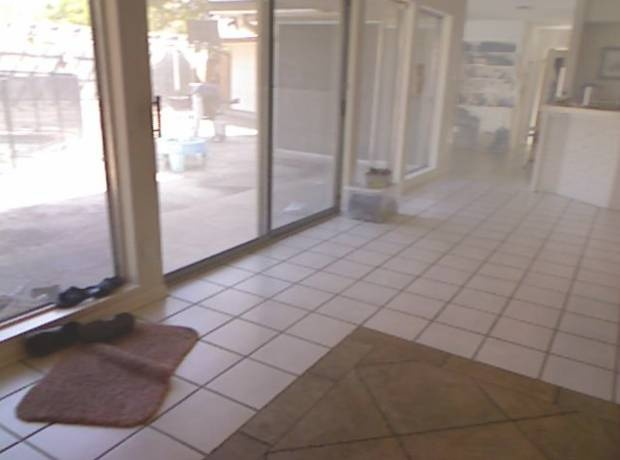
#> input picture DehazeServer/input/IN.jpg, 620 x 460 px, found by its file name
$ python BCCRuse.py
#> lines starting #> are read from the running program, lines starting #| are printed output that depends on the picture
#> further down, HazeImg is the input picture: shape (460, 620, 3); mean B, G, R 137, 140.5, 152.6
### DehazeServer/EnhanceChoices/BCCR/__init__.py
import cv2
import numpy as np
import copy


class image_dehazer():
    def __init__(self, airlightEstimation_windowSze=15, boundaryConstraint_windowSze=3, C0=20, C1=300,
                 regularize_lambda=0.1, sigma=0.5, delta=0.85, showHazeTransmissionMap=True):
        self.airlightEstimation_windowSze = airlightEstimation_windowSze
        self.boundaryConstraint_windowSze = boundaryConstraint_windowSze
        self.C0 = C0
        self.C1 = C1
        self.regularize_lambda = regularize_lambda
        self.sigma = sigma
        self.delta = delta
        self.showHazeTransmissionMap = showHazeTransmissionMap
        self._A = []
        self._transmission = []
        self._WFun = []

    def __AirlightEstimation(self, HazeImg):
        if (len(HazeImg.shape) == 3):
            for ch in range(len(HazeImg.shape)):
                kernel = np.ones((self.airlightEstimation_windowSze, self.airlightEstimation_windowSze), np.uint8)
                minImg = cv2.erode(HazeImg[:, :, ch], kernel)
                self._A.append(int(minImg.max()))
#> after the loop, self._A = [254, 254, 254]
        else:
            kernel = np.ones((self.airlightEstimation_windowSze, self.airlightEstimation_windowSze), np.uint8)
            minImg = cv2.erode(HazeImg, kernel)
            self._A.append(int(minImg.max()))

    def __BoundCon(self, HazeImg):
        if (len(HazeImg.shape) == 3):

            t_b = np.maximum((self._A[0] - HazeImg[:, :, 0].astype(float)) / (self._A[0] - self.C0),
                             (HazeImg[:, :, 0].astype(float) - self._A[0]) / (self.C1 - self._A[0]))
            t_g = np.maximum((self._A[1] - HazeImg[:, :, 1].astype(float)) / (self._A[1] - self.C0),
                             (HazeImg[:, :, 1].astype(float) - self._A[1]) / (self.C1 - self._A[1]))
            t_r = np.maximum((self._A[2] - HazeImg[:, :, 2].astype(float)) / (self._A[2] - self.C0),
                             (HazeImg[:, :, 2].astype(float) - self._A[2]) / (self.C1 - self._A[2]))
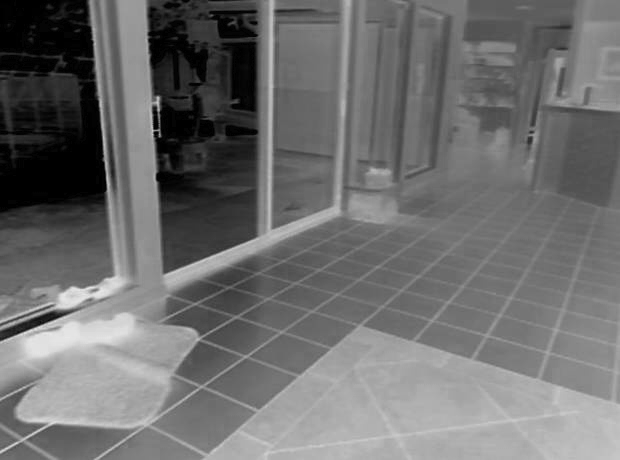
#> t_r: shape (460, 620) float64; min 0, max 0.91, mean 0.434

            MaxVal = np.maximum(t_b, t_g, t_r)
            self._Transmission = np.minimum(MaxVal, 1)
        else:
            self._Transmission = np.maximum((self._A[0] - HazeImg.astype(float)) / (self._A[0] - self.C0),
                                            (HazeImg.astype(float) - self._A[0]) / (self.C1 - self._A[0]))
            self._Transmission = np.minimum(self._Transmission, 1)

        kernel = np.ones((self.boundaryConstraint_windowSze, self.boundaryConstraint_windowSze), float)
        self._Transmission = cv2.morphologyEx(self._Transmission, cv2.MORPH_CLOSE, kernel=kernel)

    def __LoadFilterBank(self):
        KirschFilters = []
        KirschFilters.append(np.array([[-3, -3, -3], [-3, 0, 5], [-3, 5, 5]]))
        KirschFilters.append(np.array([[-3, -3, -3], [-3, 0, -3], [5, 5, 5]]))
        KirschFilters.append(np.array([[-3, -3, -3], [5, 0, -3], [5, 5, -3]]))
        KirschFilters.append(np.array([[5, -3, -3], [5, 0, -3], [5, -3, -3]]))
        KirschFilters.append(np.array([[5, 5, -3], [5, 0, -3], [-3, -3, -3]]))
        KirschFilters.append(np.array([[5, 5, 5], [-3, 0, -3], [-3, -3, -3]]))
        KirschFilters.append(np.array([[-3, 5, 5], [-3, 0, 5], [-3, -3, -3]]))
        KirschFilters.append(np.array([[-3, -3, 5], [-3, 0, 5], [-3, -3, 5]]))
        KirschFilters.append(np.array([[-1, -1, -1], [-1, 8, -1], [-1, -1, -1]]))
        return (KirschFilters)

    def __CalculateWeightingFunction(self, HazeImg, Filter):

        # Computing the weight function... Eq (17) in the paper

        HazeImageDouble = HazeImg.astype(float) / 255.0
        if (len(HazeImg.shape) == 3):
            Red = HazeImageDouble[:, :, 2]
            d_r = self.__circularConvFilt(Red, Filter)

            Green = HazeImageDouble[:, :, 1]
            d_g = self.__circularConvFilt(Green, Filter)

            Blue = HazeImageDouble[:, :, 0]
            d_b = self.__circularConvFilt(Blue, Filter)

            return (np.exp(-((d_r ** 2) + (d_g ** 2) + (d_b ** 2)) / (2 * self.sigma * self.sigma)))
        else:
            d = self.__circularConvFilt(HazeImageDouble, Filter)
            return (np.exp(-((d ** 2) + (d ** 2) + (d ** 2)) / (2 * self.sigma * self.sigma)))

    def __circularConvFilt(self, Img, Filter):
        FilterHeight, FilterWidth = Filter.shape
        assert (FilterHeight == FilterWidth), 'Filter must be square in shape --> Height must be same as width'
        assert (FilterHeight % 2 == 1), 'Filter dimension must be a odd number.'

        filterHalsSize = int((FilterHeight - 1) / 2)
        rows, cols = Img.shape
        PaddedImg = cv2.copyMakeBorder(Img, filterHalsSize, filterHalsSize, filterHalsSize, filterHalsSize,
                                       borderType=cv2.BORDER_WRAP)
        FilteredImg = cv2.filter2D(PaddedImg, -1, Filter)
        Result = FilteredImg[filterHalsSize:rows + filterHalsSize, filterHalsSize:cols + filterHalsSize]
        return (Result)

    def __CalTransmission(self, HazeImg):
        rows, cols = self._Transmission.shape
#> rows = 460; cols = 620

        KirschFilters = self.__LoadFilterBank()

        # Normalize the filters
        for idx, currentFilter in enumerate(KirschFilters):
            KirschFilters[idx] = KirschFilters[idx] / np.linalg.norm(currentFilter)

        # Calculate Weighting function --> [rows, cols. numFilters] --> One Weighting function for every filter
        WFun = []
        for idx, currentFilter in enumerate(KirschFilters):
            WFun.append(self.__CalculateWeightingFunction(HazeImg, currentFilter))
#> this loop made 9 passes
#> pass 1, in __CalculateWeightingFunction, `Red = HazeImageDouble[:, :, 2]`:
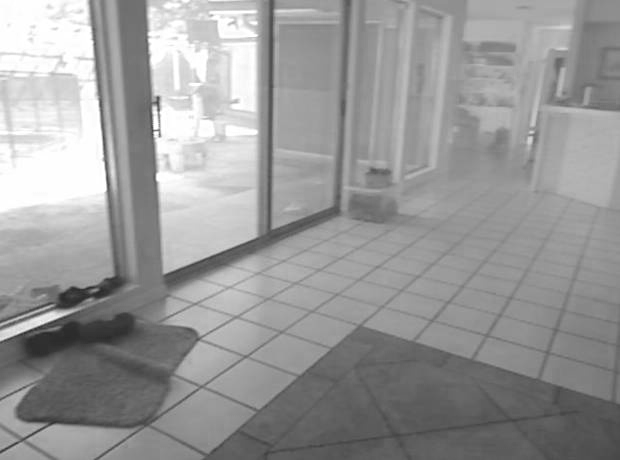
#> Red: shape (460, 620) float64; min 0.161, max 1, mean 0.598
#> after the loop, WFun = 9 items

        # Precompute the constants that are later needed in the optimization step
        tF = np.fft.fft2(self._Transmission)
        DS = 0

        for i in range(len(KirschFilters)):
            D = self.__psf2otf(KirschFilters[i], (rows, cols))
            # D = psf2otf(KirschFilters[i], (rows, cols))
            DS = DS + (abs(D) ** 2)
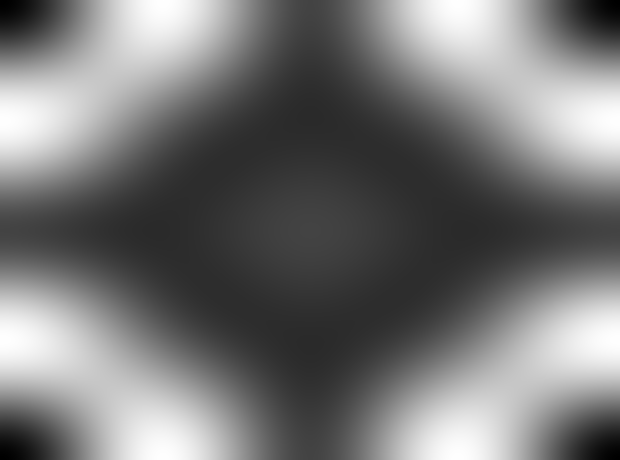
#> DS: shape (460, 620) float64; min 1.91e-31, max 19.53, mean 9; drawn with min black and max white

        # Cyclic loop for refining t and u --> Section III in the paper
        beta = 1  # Start Beta value --> selected from the paper
        beta_max = 2 ** 4  # Selected from the paper --> Section III --> "Scene Transmission Estimation"
        beta_rate = 2 * np.sqrt(2)  # Selected from the paper

        while (beta < beta_max):
            gamma = self.regularize_lambda / beta

            # Fixing t first and solving for u
            DU = 0
            for i in range(len(KirschFilters)):
                dt = self.__circularConvFilt(self._Transmission, KirschFilters[i])
                u = np.maximum((abs(dt) - (WFun[i] / (len(KirschFilters) * beta))), 0) * np.sign(dt)
                DU = DU + np.fft.fft2(self.__circularConvFilt(u, cv2.flip(KirschFilters[i], -1)))

            # Fixing u and solving t --> Equation 26 in the paper
            # Note: In equation 26, the Numerator is the "DU" calculated in the above part of the code
            # In the equation 26, the Denominator is the DS which was computed as a constant in the above code

            self._Transmission = np.abs(np.fft.ifft2((gamma * tF + DU) / (gamma + DS)))
            beta = beta * beta_rate
#> this loop made 3 passes
#> gamma on passes 1 to 3: 0.1, 0.0354, 0.0125
#> pass 1, in __circularConvFilt (call 28), `FilteredImg = cv2.filter2D(PaddedImg, -1, Filter)`:
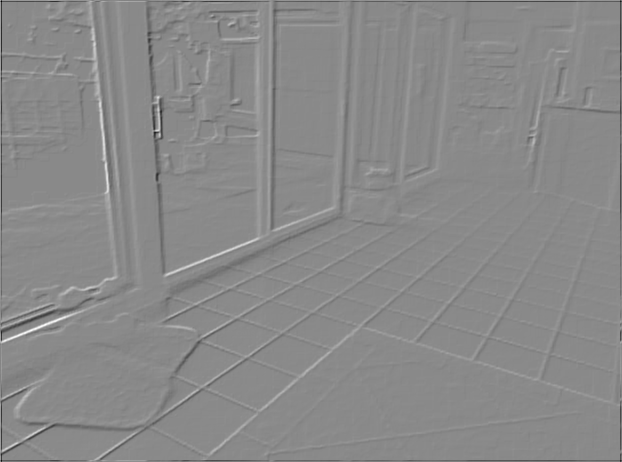
#> FilteredImg: shape (462, 622) float64; min -0.759, max 0.646, mean 8.57e-17; drawn with min black and max white
#> after the loop:
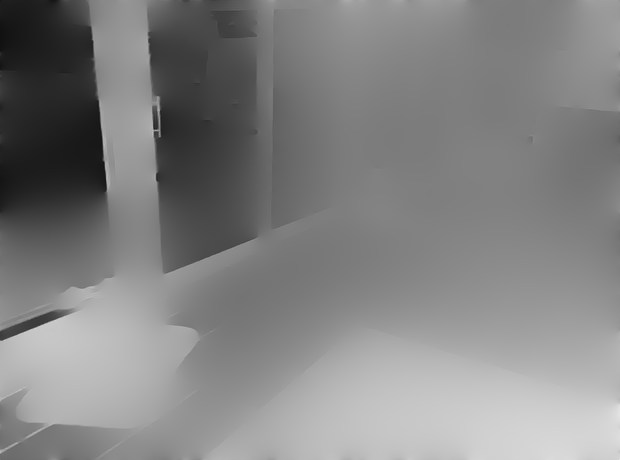
#> self._Transmission: shape (460, 620) float64; min 0.0674, max 0.888, mean 0.514
#> after the loop, beta = 22.63

        if (self.showHazeTransmissionMap):
            cv2.imshow("Haze Transmission Map", self._Transmission)
            cv2.waitKey(1)

    def __removeHaze(self, HazeImg):
        '''
        :param HazeImg: Hazy input image
        :param Transmission: estimated transmission
        :param A: estimated airlight
        :param delta: fineTuning parameter for dehazing --> default = 0.85
        :return: result --> Dehazed image
        '''

        # This function will implement equation(3) in the paper
        # " https://www.cv-foundation.org/openaccess/content_iccv_2013/papers/Meng_Efficient_Image_Dehazing_2013_ICCV_paper.pdf "

        epsilon = 0.0001
        Transmission = pow(np.maximum(abs(self._Transmission), epsilon), self.delta)

        HazeCorrectedImage = copy.deepcopy(HazeImg)
        if (len(HazeImg.shape) == 3):
            for ch in range(len(HazeImg.shape)):
                temp = ((HazeImg[:, :, ch].astype(float) - self._A[ch]) / Transmission) + self._A[ch]
                temp = np.maximum(np.minimum(temp, 255), 0)
                HazeCorrectedImage[:, :, ch] = temp
#> this loop made 3 passes
#> pass 1, in __removeHaze, `temp = np.maximum(np.minimum(temp, 255), 0)`:
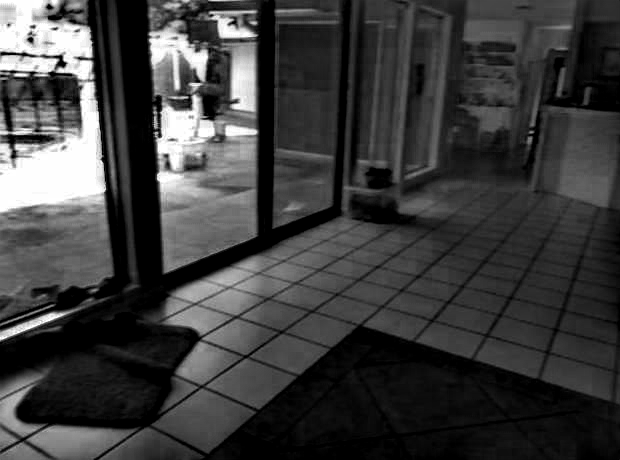
#> temp: shape (460, 620) float64; min 0, max 255, mean 61.5
#> after the loop:
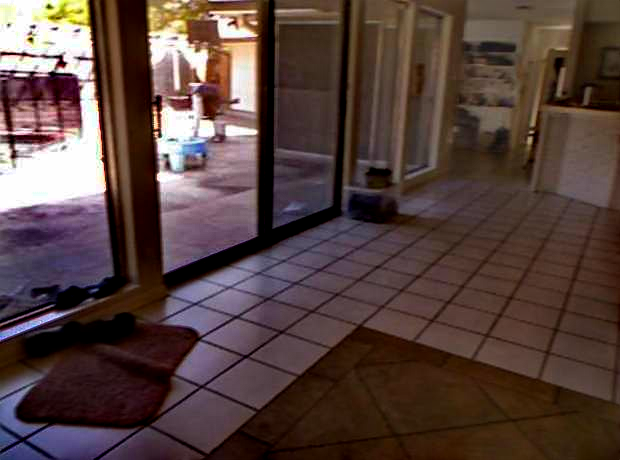
#> HazeCorrectedImage: shape (460, 620, 3); mean B, G, R 61.1, 65.3, 85.7
        else:
            temp = ((HazeImg.astype(float) - self._A[0]) / Transmission) + self._A[0]
            temp = np.maximum(np.minimum(temp, 255), 0)
            HazeCorrectedImage = temp
        return (HazeCorrectedImage)

    def __psf2otf(self, psf, shape):
        '''
            this code is taken from:
            https://pypi.org/project/pypher/
        '''
        """
        Convert point-spread function to optical transfer function.

        Compute the Fast Fourier Transform (FFT) of the point-spread
        function (PSF) array and creates the optical transfer function (OTF)
        array that is not influenced by the PSF off-centering.
        By default, the OTF array is the same size as the PSF array.

        To ensure that the OTF is not altered due to PSF off-centering, PSF2OTF
        post-pads the PSF array (down or to the right) with zeros to match
        dimensions specified in OUTSIZE, then circularly shifts the values of
        the PSF array up (or to the left) until the central pixel reaches (1,1)
        position.

        Parameters
        ----------
        psf : `numpy.ndarray`
            PSF array
        shape : int
            Output shape of the OTF array

        Returns
        -------
        otf : `numpy.ndarray`
            OTF array

        Notes
        -----
        Adapted from MATLAB psf2otf function

        """
        if np.all(psf == 0):
            return np.zeros_like(psf)

        inshape = psf.shape
        # Pad the PSF to outsize
        psf = self.__zero_pad(psf, shape, position='corner')

        # Circularly shift OTF so that the 'center' of the PSF is
        # [0,0] element of the array
        for axis, axis_size in enumerate(inshape):
            psf = np.roll(psf, -int(axis_size / 2), axis=axis)

        # Compute the OTF
        otf = np.fft.fft2(psf)

        # Estimate the rough number of operations involved in the FFT
        # and discard the PSF imaginary part if within roundoff error
        # roundoff error  = machine epsilon = sys.float_info.epsilon
        # or np.finfo().eps
        n_ops = np.sum(psf.size * np.log2(psf.shape))
        otf = np.real_if_close(otf, tol=n_ops)

        return otf

    def __zero_pad(self, image, shape, position='corner'):
        """
        Extends image to a certain size with zeros

        Parameters
        ----------
        image: real 2d `numpy.ndarray`
            Input image
        shape: tuple of int
            Desired output shape of the image
        position : str, optional
            The position of the input image in the output one:
                * 'corner'
                    top-left corner (default)
                * 'center'
                    centered

        Returns
        -------
        padded_img: real `numpy.ndarray`
            The zero-padded image

        """
        shape = np.asarray(shape, dtype=int)
        imshape = np.asarray(image.shape, dtype=int)

        if np.alltrue(imshape == shape):
            return image

        if np.any(shape <= 0):
            raise ValueError("ZERO_PAD: null or negative shape given")

        dshape = shape - imshape
        if np.any(dshape < 0):
            raise ValueError("ZERO_PAD: target size smaller than source one")

        pad_img = np.zeros(shape, dtype=image.dtype)

        idx, idy = np.indices(imshape)

        if position == 'center':
            if np.any(dshape % 2 != 0):
                raise ValueError("ZERO_PAD: source and target shapes "
                                 "have different parity.")
            offx, offy = dshape // 2
        else:
            offx, offy = (0, 0)

        pad_img[idx + offx, idy + offy] = image

        return pad_img

    def remove_haze(self, HazeImg):
        self.__AirlightEstimation(HazeImg)
        self.__BoundCon(HazeImg)
        self.__CalTransmission(HazeImg)
        haze_corrected_img = self.__removeHaze(HazeImg)
        HazeTransmissionMap = self._Transmission
        return (haze_corrected_img, HazeTransmissionMap)


def remove_haze(HazeImg, airlightEstimation_windowSze=15, boundaryConstraint_windowSze=3, C0=20, C1=300,
                regularize_lambda=0.1, sigma=0.5, delta=0.85, showHazeTransmissionMap=True):
    Dehazer = image_dehazer(airlightEstimation_windowSze=airlightEstimation_windowSze,
                            boundaryConstraint_windowSze=boundaryConstraint_windowSze, C0=C0, C1=C1,
                            regularize_lambda=regularize_lambda, sigma=sigma, delta=delta,
                            showHazeTransmissionMap=showHazeTransmissionMap)
    HazeCorrectedImg, HazeTransmissionMap = Dehazer.remove_haze(HazeImg)
    return (HazeCorrectedImg, HazeTransmissionMap)

### DehazeServer/EnhanceChoices/BCCRuse.py
import cv2
import BCCR

# 基于边界约束和上下文正则化的高效图像去雾
if __name__ == "__main__":
    HazeImg = cv2.imread('input/IN.jpg')  # read input image -- (**must be a color image**)
    HazeCorrectedImg, haze_map = BCCR.remove_haze(HazeImg, showHazeTransmissionMap=False)  # Remove Haze

    cv2.waitKey(0)
    cv2.imwrite("outputs/OUT.jpg", HazeCorrectedImg)
